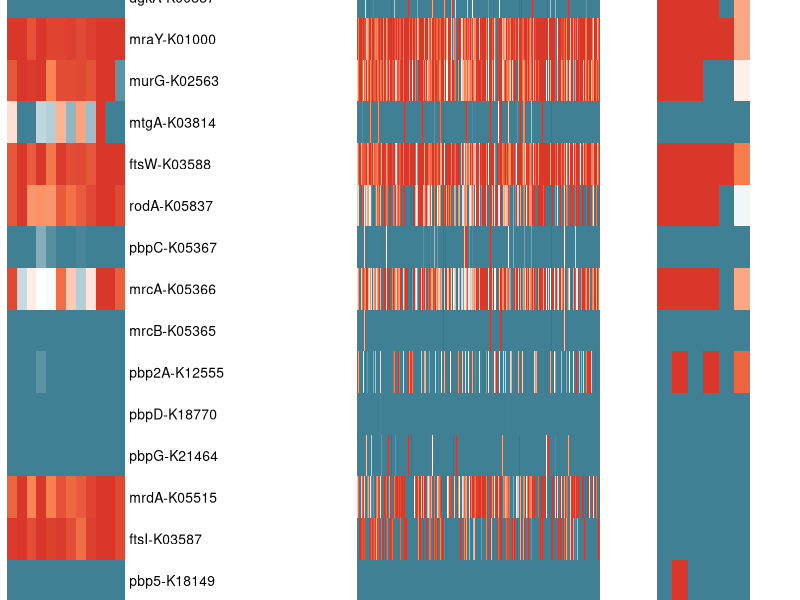

Generate this figure with R:
rm(list = ls())

library(dplyr)
library(readxl)
library(tidyverse)   
library(pheatmap)    
library(grid)       
library(viridis)

genus_KO_prevalence <- read_excel("Genus-DAP-KO-MAG-prevalence.xlsx")
fixed_genus_KO_prevalence <- genus_KO_prevalence [c(-1),]
fixed_genus_KO_prevalence <- fixed_genus_KO_prevalence %>%
  mutate(Symbol_KO = paste(Symbol, KO_id, sep = "-")) %>%
  select(Symbol_KO, everything())
fixed_genus_KO_prevalence <- fixed_genus_KO_prevalence[,c(-2,-3)]


#转为数值型
fixed_genus_KO_prevalence <- fixed_genus_KO_prevalence %>%
  mutate(across(-1, ~ as.numeric(as.character(.))))

# 定义各组菌属
bacteroidaceae_genus <- c("g__Phocaeicola","g__Phocaeicola_A", "g__43-108", "g__Alloprevotella", 
                          "g__Avibacteroides", "g__Bacteroides", "g__Mediterranea", 
                          "g__Paraprevotella", "g__Prevotella", "g__UBA1794", 
                          "g__UBA4372", "g__UBA6398")  

Lys_type_genus <- c("g__Aliicoccus", "g__Jeotgalicoccus", "g__Staphylococcus", 
                    "g__Enterococcus", "g__Lactococcus", "g__Streptococcus")  

# 从数据中提取除了以上三组之外的其他DAP-type菌属
genus_cols <- names(fixed_genus_KO_prevalence)[grepl("^g__", names(fixed_genus_KO_prevalence))] 
group_assignment <- ifelse(
  genus_cols %in% bacteroidaceae_genus, 
  "DAP-type genus from Bacteroidaceae",
  ifelse(
    genus_cols %in% Lys_type_genus, 
    "Lys-type genus", 
    "other DAP-type genus"
  )
)


# 先按分组顺序，再在组内按字母顺序
group_order <- c("DAP-type genus from Bacteroidaceae", 
                 "other DAP-type genus", "Lys-type genus")

# 按分组对菌属进行排序
genus_by_group <- list()
for(group in group_order) {
  group_genus <- genus_cols[group_assignment == group]
  genus_by_group[[group]] <- sort(group_genus)
}

# 获取按分组排序后的菌属列表
ordered_genus <- unlist(genus_by_group)

# 重新排列数据框列
data_for_plot <- fixed_genus_KO_prevalence %>%
  select(Symbol_KO, all_of(ordered_genus))

#创建绘图矩阵
plot_matrix <- as.matrix(data_for_plot[, -1])
rownames(plot_matrix) <- data_for_plot$Symbol_KO
colnames(plot_matrix) <- ordered_genus

# 创建列分组信息
col_annotation <- data.frame(
  Group = rep(names(genus_by_group), sapply(genus_by_group, length))
)
rownames(col_annotation) <- ordered_genus

# 设置分组颜色
group_colors <- list(
  Group = c(
    "DAP-type genus from Bacteroidaceae" = "#7da6c6", 
    "other DAP-type genus" = "#84c3b7",     
    "Lys-type genus" = "#b7b3d0"         
  )
)

# 自定义颜色渐变
custom_colors <- colorRampPalette(
  c("#3f8094", "#77a5b4", "#d7e6ed", "white", "#fdcab4", "#fa8350", "#d9372a")
)(100)

# 加载必要的包
library(grid)
library(gridExtra)
library(pheatmap)

# 1. 定义自定义行名顺序
custom_row_order <- c(
  "Ddl-K01921", "murE-K01928", "murEF-K15792","murF-K01929", "uppS-K00806","bacA-K06153", 
  "bcrC-K19302","dgkA-K00887", "mraY-K01000", "murG-K02563", "mtgA-K03814","ftsW-K03588",
  "rodA-K05837","pbpC-K05367","mrcA-K05366","mrcB-K05365","pbp2A-K12555","pbpD-K18770","pbpG-K21464",
  "mrdA-K05515","ftsI-K03587","pbp5-K18149","pbpB-K08724","spoVD-K08384","pbpA-K05364","pbpA-K21465",
  "dacC, dacA, dacD-K07258","dacB-K07259","pbp4b","vanY-K07260","vanXY-K18866")


# 只保留实际存在的行名
valid_row_order <- intersect(custom_row_order, rownames(plot_matrix))

# 重新排序矩阵行
ordered_matrix <- plot_matrix[match(valid_row_order, rownames(plot_matrix)), ]


group_data <- list()
for (group_name in group_order) {
  group_genus <- genus_by_group[[group_name]]
  if (length(group_genus) > 0) {
    group_data[[group_name]] <- ordered_matrix[, group_genus, drop = FALSE]
  } else {
    group_data[[group_name]] <- matrix(nrow = nrow(ordered_matrix), ncol = 0)
    rownames(group_data[[group_name]]) <- rownames(ordered_matrix)
  }
}


row_labels <- rownames(ordered_matrix)

# 绘制第一个分组的热图并显示行名
first_group_data <- group_data[[group_order[1]]]
first_group_annotation <- data.frame(Group = rep(group_order[1], ncol(first_group_data)))
rownames(first_group_annotation) <- colnames(first_group_data)

#计算行高
n_rows <- nrow(first_group_data)
cell_height_value <- 30

p_first <- pheatmap(first_group_data,
                    annotation_col = first_group_annotation,
                    annotation_colors = group_colors,
                    annotation_legend = FALSE,
                    show_colnames = FALSE,
                    show_rownames = TRUE,
                    labels_row = row_labels,
                    cluster_rows = FALSE,      
                    cluster_cols = FALSE,
                    color = custom_colors,
                    cellheight = cell_height_value, 
                    border_color = NA,
                    silent = TRUE)

#绘制其他分组（不显示行名）
other_grobs <- list()
for (group_name in group_order[-1]) {
  current_data <- group_data[[group_name]]
  current_annotation <- data.frame(Group = rep(group_name, ncol(current_data)))
  rownames(current_annotation) <- colnames(current_data)
  
  p_other <- pheatmap(current_data,
                      annotation_col = current_annotation,
                      annotation_colors = group_colors,
                      annotation_legend = FALSE,
                      show_colnames = FALSE,
                      show_rownames = FALSE, 
                      cluster_rows = FALSE,   
                      cluster_cols = FALSE,
                      color = custom_colors,
                      cellheight = cell_height_value,  
                      border_color = NA,
                      silent = TRUE)
  
  other_grobs[[group_name]] <- p_other$gtable
}

#设置宽度比例
width_ratios <- c(
  "DAP-type genus from Bacteroidaceae" = 0.7, 
  "other DAP-type genus" = 0.6,
  "Lys-type genus" = 0.3
)

# 9. 手动拼接
all_grobs <- c(list(p_first$gtable), other_grobs)
width_ratios_combined <- c(width_ratios[1], width_ratios[-1])

# 10. 最终绘图
grid.arrange(
  grobs = all_grobs,
  nrow = 1,
  widths = width_ratios_combined
)
